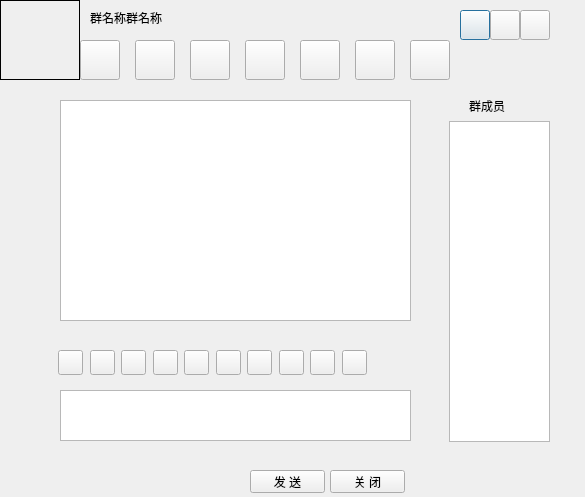
<?xml version="1.0" encoding="UTF-8"?>
<ui version="4.0">
 <class>GroupChatDialog</class>
 <widget class="QDialog" name="GroupChatDialog">
  <property name="geometry">
   <rect>
    <x>0</x>
    <y>0</y>
    <width>585</width>
    <height>497</height>
   </rect>
  </property>
  <property name="windowTitle">
   <string>Dialog</string>
  </property>
  <property name="styleSheet">
   <string notr="true">border-image: url(:/login/Resources/background2.png);</string>
  </property>
  <widget class="QPushButton" name="pushButton_Setting">
   <property name="geometry">
    <rect>
     <x>460</x>
     <y>10</y>
     <width>30</width>
     <height>30</height>
    </rect>
   </property>
   <property name="styleSheet">
    <string notr="true">border-image: url(:/login/Resources/tool.png);</string>
   </property>
   <property name="text">
    <string/>
   </property>
  </widget>
  <widget class="QPushButton" name="pushButton_Minisize">
   <property name="geometry">
    <rect>
     <x>490</x>
     <y>10</y>
     <width>30</width>
     <height>30</height>
    </rect>
   </property>
   <property name="styleSheet">
    <string notr="true">border-image: url(:/systoolbar/Resources/SysToolBar/sys_mini.png);</string>
   </property>
   <property name="text">
    <string/>
   </property>
  </widget>
  <widget class="QPushButton" name="pushButton_Close">
   <property name="geometry">
    <rect>
     <x>520</x>
     <y>10</y>
     <width>30</width>
     <height>30</height>
    </rect>
   </property>
   <property name="styleSheet">
    <string notr="true">border-image: url(:/systoolbar/Resources/SysToolBar/sys_close.png);</string>
   </property>
   <property name="text">
    <string/>
   </property>
  </widget>
  <widget class="QLabel" name="label">
   <property name="geometry">
    <rect>
     <x>0</x>
     <y>0</y>
     <width>80</width>
     <height>80</height>
    </rect>
   </property>
   <property name="styleSheet">
    <string notr="true"/>
   </property>
   <property name="frameShape">
    <enum>QFrame::Box</enum>
   </property>
   <property name="text">
    <string/>
   </property>
  </widget>
  <widget class="QWidget" name="widget" native="true">
   <property name="geometry">
    <rect>
     <x>20</x>
     <y>70</y>
     <width>421</width>
     <height>281</height>
    </rect>
   </property>
   <widget class="QTextBrowser" name="textBrowser_msgList">
    <property name="geometry">
     <rect>
      <x>40</x>
      <y>30</y>
      <width>351</width>
      <height>221</height>
     </rect>
    </property>
    <property name="styleSheet">
     <string notr="true">border-image: url(:/login/Resources/nothing.png);</string>
    </property>
   </widget>
  </widget>
  <widget class="QWidget" name="widget_2" native="true">
   <property name="geometry">
    <rect>
     <x>20</x>
     <y>330</y>
     <width>421</width>
     <height>141</height>
    </rect>
   </property>
   <widget class="QPlainTextEdit" name="plainTextEdit_editor">
    <property name="geometry">
     <rect>
      <x>40</x>
      <y>60</y>
      <width>351</width>
      <height>51</height>
     </rect>
    </property>
    <property name="styleSheet">
     <string notr="true">border-image: url(:/login/Resources/nothing.png);</string>
    </property>
   </widget>
   <widget class="QPushButton" name="pushButton_10">
    <property name="geometry">
     <rect>
      <x>38</x>
      <y>20</y>
      <width>25</width>
      <height>25</height>
     </rect>
    </property>
    <property name="styleSheet">
     <string notr="true">border-image: url(:/chatmidtool/Resources/MidToolBar/aio_quickbar_font.png);</string>
    </property>
    <property name="text">
     <string/>
    </property>
   </widget>
   <widget class="QPushButton" name="pushButton_16">
    <property name="geometry">
     <rect>
      <x>227</x>
      <y>20</y>
      <width>25</width>
      <height>25</height>
     </rect>
    </property>
    <property name="styleSheet">
     <string notr="true">border-image: url(:/chatmidtool/Resources/MidToolBar/musicsharebtn20.png);</string>
    </property>
    <property name="text">
     <string/>
    </property>
   </widget>
   <widget class="QPushButton" name="pushButton_11">
    <property name="geometry">
     <rect>
      <x>70</x>
      <y>20</y>
      <width>25</width>
      <height>25</height>
     </rect>
    </property>
    <property name="styleSheet">
     <string notr="true">border-image: url(:/chatmidtool/Resources/MidToolBar/aio_quickbar_face.png);</string>
    </property>
    <property name="text">
     <string/>
    </property>
   </widget>
   <widget class="QPushButton" name="pushButton_17">
    <property name="geometry">
     <rect>
      <x>259</x>
      <y>20</y>
      <width>25</width>
      <height>25</height>
     </rect>
    </property>
    <property name="styleSheet">
     <string notr="true">border-image: url(:/chatmidtool/Resources/MidToolBar/aio_quickbar_cut.png);</string>
    </property>
    <property name="text">
     <string/>
    </property>
   </widget>
   <widget class="QPushButton" name="pushButton_12">
    <property name="geometry">
     <rect>
      <x>101</x>
      <y>20</y>
      <width>25</width>
      <height>25</height>
     </rect>
    </property>
    <property name="styleSheet">
     <string notr="true">border-image: url(:/chatmidtool/Resources/MidToolBar/aio_quickbar_richface.png);</string>
    </property>
    <property name="text">
     <string/>
    </property>
   </widget>
   <widget class="QPushButton" name="pushButton_19">
    <property name="geometry">
     <rect>
      <x>322</x>
      <y>20</y>
      <width>25</width>
      <height>25</height>
     </rect>
    </property>
    <property name="styleSheet">
     <string notr="true">border-image: url(:/chatmidtool/Resources/MidToolBar/present.png);</string>
    </property>
    <property name="text">
     <string/>
    </property>
   </widget>
   <widget class="QPushButton" name="pushButton_13">
    <property name="geometry">
     <rect>
      <x>164</x>
      <y>20</y>
      <width>25</width>
      <height>25</height>
     </rect>
    </property>
    <property name="styleSheet">
     <string notr="true">border-image: url(:/chatmidtool/Resources/MidToolBar/aio_quickbar_screen1.png);</string>
    </property>
    <property name="text">
     <string/>
    </property>
   </widget>
   <widget class="QPushButton" name="pushButton_18">
    <property name="geometry">
     <rect>
      <x>290</x>
      <y>20</y>
      <width>25</width>
      <height>25</height>
     </rect>
    </property>
    <property name="styleSheet">
     <string notr="true">border-image: url(:/chatmidtool/Resources/MidToolBar/QQIme.png);</string>
    </property>
    <property name="text">
     <string/>
    </property>
   </widget>
   <widget class="QPushButton" name="pushButton_15">
    <property name="geometry">
     <rect>
      <x>196</x>
      <y>20</y>
      <width>25</width>
      <height>25</height>
     </rect>
    </property>
    <property name="styleSheet">
     <string notr="true">border-image: url(:/chatmidtool/Resources/MidToolBar/aio_quickbar_sendpic.png);</string>
    </property>
    <property name="text">
     <string/>
    </property>
   </widget>
   <widget class="QPushButton" name="pushButton_14">
    <property name="geometry">
     <rect>
      <x>133</x>
      <y>20</y>
      <width>25</width>
      <height>25</height>
     </rect>
    </property>
    <property name="styleSheet">
     <string notr="true">border-image: url(:/chatmidtool/Resources/MidToolBar/tour_sign_16.png);</string>
    </property>
    <property name="text">
     <string/>
    </property>
   </widget>
  </widget>
  <widget class="QPushButton" name="pushButton_sendMsg">
   <property name="geometry">
    <rect>
     <x>250</x>
     <y>470</y>
     <width>75</width>
     <height>23</height>
    </rect>
   </property>
   <property name="text">
    <string>发 送</string>
   </property>
  </widget>
  <widget class="QPushButton" name="pushButton_Close_2">
   <property name="geometry">
    <rect>
     <x>330</x>
     <y>470</y>
     <width>75</width>
     <height>23</height>
    </rect>
   </property>
   <property name="text">
    <string>关 闭</string>
   </property>
  </widget>
  <widget class="QWidget" name="widget_3" native="true">
   <property name="geometry">
    <rect>
     <x>429</x>
     <y>60</y>
     <width>131</width>
     <height>421</height>
    </rect>
   </property>
   <widget class="QLabel" name="label_2">
    <property name="geometry">
     <rect>
      <x>40</x>
      <y>40</y>
      <width>54</width>
      <height>12</height>
     </rect>
    </property>
    <property name="styleSheet">
     <string notr="true">border-image: url(:/login/Resources/nothing.png);</string>
    </property>
    <property name="text">
     <string>群成员</string>
    </property>
   </widget>
   <widget class="QListWidget" name="listWidget_GroupList">
    <property name="geometry">
     <rect>
      <x>20</x>
      <y>61</y>
      <width>101</width>
      <height>321</height>
     </rect>
    </property>
    <property name="styleSheet">
     <string notr="true">border-image: url(:/login/Resources/nothing.png);</string>
    </property>
   </widget>
  </widget>
  <widget class="QLabel" name="label_mainname">
   <property name="geometry">
    <rect>
     <x>90</x>
     <y>10</y>
     <width>101</width>
     <height>16</height>
    </rect>
   </property>
   <property name="styleSheet">
    <string notr="true">border-image: url(:/login/Resources/nothing.png);</string>
   </property>
   <property name="text">
    <string>群名称群名称</string>
   </property>
  </widget>
  <widget class="QPushButton" name="pushButton_6">
   <property name="geometry">
    <rect>
     <x>245</x>
     <y>40</y>
     <width>40</width>
     <height>40</height>
    </rect>
   </property>
   <property name="styleSheet">
    <string notr="true">border-image: url(:/chattool/Resources/BuddyTopToolBar/create_disc_group.png);</string>
   </property>
   <property name="text">
    <string/>
   </property>
  </widget>
  <widget class="QPushButton" name="pushButton_7">
   <property name="geometry">
    <rect>
     <x>300</x>
     <y>40</y>
     <width>40</width>
     <height>40</height>
    </rect>
   </property>
   <property name="styleSheet">
    <string notr="true">border-image: url(:/chattool/Resources/BuddyTopToolBar/report.png);</string>
   </property>
   <property name="text">
    <string/>
   </property>
  </widget>
  <widget class="QPushButton" name="pushButton_9">
   <property name="geometry">
    <rect>
     <x>410</x>
     <y>40</y>
     <width>40</width>
     <height>40</height>
    </rect>
   </property>
   <property name="styleSheet">
    <string notr="true">border-image: url(:/chattool/Resources/BuddyTopToolBar/app.png);</string>
   </property>
   <property name="text">
    <string/>
   </property>
  </widget>
  <widget class="QPushButton" name="pushButton_4">
   <property name="geometry">
    <rect>
     <x>135</x>
     <y>40</y>
     <width>40</width>
     <height>40</height>
    </rect>
   </property>
   <property name="styleSheet">
    <string notr="true">border-image: url(:/chattool/Resources/BuddyTopToolBar/audio.png);</string>
   </property>
   <property name="text">
    <string/>
   </property>
  </widget>
  <widget class="QPushButton" name="pushButton_8">
   <property name="geometry">
    <rect>
     <x>355</x>
     <y>40</y>
     <width>40</width>
     <height>40</height>
    </rect>
   </property>
   <property name="styleSheet">
    <string notr="true">border-image: url(:/chattool/Resources/BuddyTopToolBar/game.png);</string>
   </property>
   <property name="text">
    <string/>
   </property>
  </widget>
  <widget class="QPushButton" name="pushButton_5">
   <property name="geometry">
    <rect>
     <x>190</x>
     <y>40</y>
     <width>40</width>
     <height>40</height>
    </rect>
   </property>
   <property name="styleSheet">
    <string notr="true">border-image: url(:/chattool/Resources/BuddyTopToolBar/sendfile.png);</string>
   </property>
   <property name="text">
    <string/>
   </property>
  </widget>
  <widget class="QPushButton" name="pushButton_3">
   <property name="geometry">
    <rect>
     <x>80</x>
     <y>40</y>
     <width>40</width>
     <height>40</height>
    </rect>
   </property>
   <property name="styleSheet">
    <string notr="true">border-image: url(:/chattool/Resources/BuddyTopToolBar/video.png);</string>
   </property>
   <property name="text">
    <string/>
   </property>
  </widget>
 </widget>
 <resources/>
 <connections/>
</ui>
